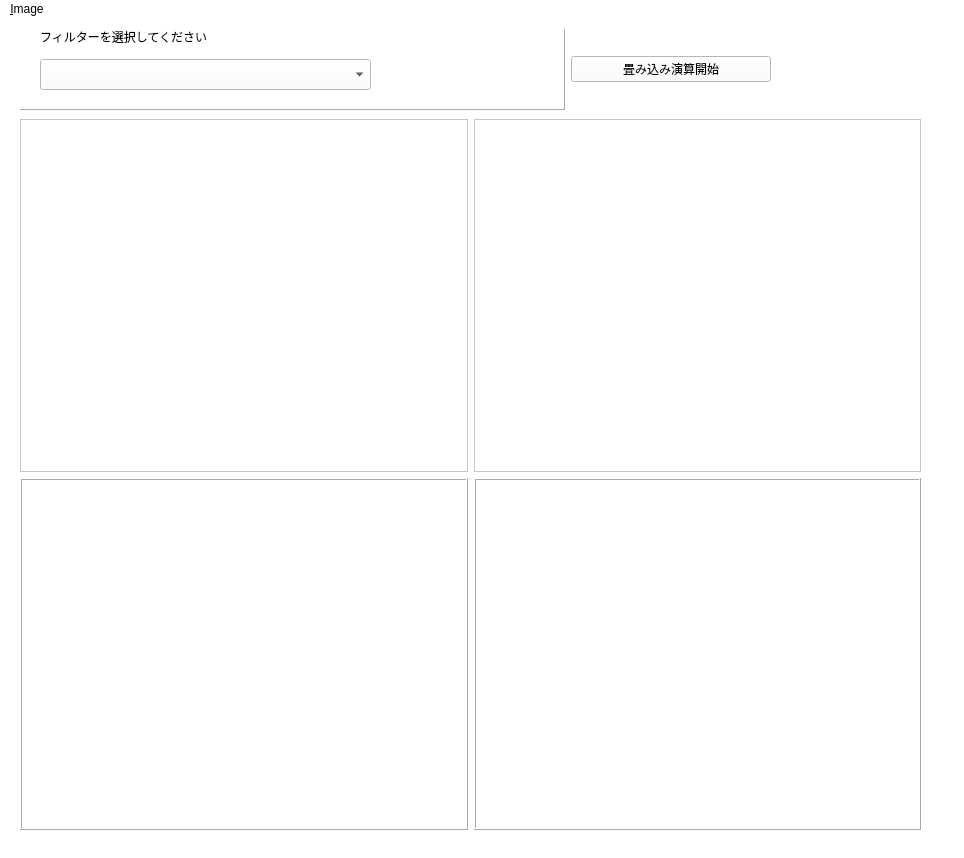
<?xml version="1.0" encoding="UTF-8"?>
<ui version="4.0">
 <class>MainWindow</class>
 <widget class="QMainWindow" name="MainWindow">
  <property name="geometry">
   <rect>
    <x>0</x>
    <y>0</y>
    <width>964</width>
    <height>858</height>
   </rect>
  </property>
  <property name="windowTitle">
   <string>MainWindow</string>
  </property>
  <property name="styleSheet">
   <string notr="true">background-color: rgb(255, 255, 255);</string>
  </property>
  <widget class="QWidget" name="centralwidget">
   <widget class="QWidget" name="layoutWidget">
    <property name="geometry">
     <rect>
      <x>20</x>
      <y>10</y>
      <width>751</width>
      <height>81</height>
     </rect>
    </property>
    <layout class="QHBoxLayout" name="horizontalLayout">
     <item>
      <widget class="QFrame" name="frame_5">
       <property name="styleSheet">
        <string notr="true">background-color: rgb(255, 255, 255);</string>
       </property>
       <property name="frameShape">
        <enum>QFrame::Panel</enum>
       </property>
       <property name="frameShadow">
        <enum>QFrame::Raised</enum>
       </property>
       <widget class="QComboBox" name="comboBox">
        <property name="geometry">
         <rect>
          <x>20</x>
          <y>30</y>
          <width>331</width>
          <height>31</height>
         </rect>
        </property>
       </widget>
       <widget class="QLabel" name="label">
        <property name="geometry">
         <rect>
          <x>20</x>
          <y>0</y>
          <width>181</width>
          <height>16</height>
         </rect>
        </property>
        <property name="text">
         <string>フィルターを選択してください</string>
        </property>
       </widget>
      </widget>
     </item>
     <item>
      <widget class="QPushButton" name="pushButton">
       <property name="maximumSize">
        <size>
         <width>200</width>
         <height>16777215</height>
        </size>
       </property>
       <property name="text">
        <string>畳み込み演算開始</string>
       </property>
      </widget>
     </item>
    </layout>
   </widget>
   <widget class="QWidget" name="layoutWidget">
    <property name="geometry">
     <rect>
      <x>20</x>
      <y>100</y>
      <width>901</width>
      <height>711</height>
     </rect>
    </property>
    <layout class="QVBoxLayout" name="verticalLayout">
     <item>
      <layout class="QHBoxLayout" name="horizontalLayout_2">
       <item>
        <widget class="QFrame" name="frame">
         <property name="styleSheet">
          <string notr="true">background-color: rgb(255, 255, 255);
</string>
         </property>
         <property name="frameShape">
          <enum>QFrame::StyledPanel</enum>
         </property>
         <property name="frameShadow">
          <enum>QFrame::Plain</enum>
         </property>
         <property name="lineWidth">
          <number>3</number>
         </property>
         <widget class="MplImageWidget" name="MplImageWidget" native="true">
          <property name="geometry">
           <rect>
            <x>10</x>
            <y>10</y>
            <width>421</width>
            <height>331</height>
           </rect>
          </property>
         </widget>
        </widget>
       </item>
       <item>
        <widget class="QFrame" name="frame_2">
         <property name="styleSheet">
          <string notr="true">background-color: rgb(255, 255, 255);
</string>
         </property>
         <property name="frameShape">
          <enum>QFrame::StyledPanel</enum>
         </property>
         <property name="frameShadow">
          <enum>QFrame::Plain</enum>
         </property>
         <property name="lineWidth">
          <number>3</number>
         </property>
         <widget class="MplImageConvoWidget" name="MplImageConvoWidget" native="true">
          <property name="geometry">
           <rect>
            <x>10</x>
            <y>10</y>
            <width>421</width>
            <height>331</height>
           </rect>
          </property>
         </widget>
        </widget>
       </item>
      </layout>
     </item>
     <item>
      <layout class="QHBoxLayout" name="horizontalLayout_3">
       <item>
        <widget class="QFrame" name="frame_3">
         <property name="styleSheet">
          <string notr="true">background-color: rgb(255, 255, 255);</string>
         </property>
         <property name="frameShape">
          <enum>QFrame::Box</enum>
         </property>
         <property name="frameShadow">
          <enum>QFrame::Raised</enum>
         </property>
         <widget class="MplGraphWidget" name="MplGraphWidget" native="true">
          <property name="geometry">
           <rect>
            <x>10</x>
            <y>10</y>
            <width>421</width>
            <height>331</height>
           </rect>
          </property>
         </widget>
        </widget>
       </item>
       <item>
        <widget class="QFrame" name="frame_4">
         <property name="styleSheet">
          <string notr="true">background-color: rgb(255, 255, 255);</string>
         </property>
         <property name="frameShape">
          <enum>QFrame::Box</enum>
         </property>
         <property name="frameShadow">
          <enum>QFrame::Raised</enum>
         </property>
         <widget class="MplGraphConvoWidget" name="MplGraphConvoWidget" native="true">
          <property name="geometry">
           <rect>
            <x>10</x>
            <y>10</y>
            <width>421</width>
            <height>331</height>
           </rect>
          </property>
         </widget>
        </widget>
       </item>
      </layout>
     </item>
    </layout>
   </widget>
  </widget>
  <widget class="QMenuBar" name="menubar">
   <property name="geometry">
    <rect>
     <x>0</x>
     <y>0</y>
     <width>964</width>
     <height>26</height>
    </rect>
   </property>
   <widget class="QMenu" name="menu_File">
    <property name="title">
     <string>&amp;Image</string>
    </property>
    <addaction name="action_Open"/>
   </widget>
   <addaction name="menu_File"/>
  </widget>
  <widget class="QStatusBar" name="statusbar"/>
  <action name="action_Open">
   <property name="text">
    <string>&amp;Open</string>
   </property>
  </action>
 </widget>
 <customwidgets>
  <customwidget>
   <class>MplImageConvoWidget</class>
   <extends>QWidget</extends>
   <header>mplimageconvowidget.h</header>
   <container>1</container>
  </customwidget>
  <customwidget>
   <class>MplImageWidget</class>
   <extends>QWidget</extends>
   <header>mplimagewidget.h</header>
   <container>1</container>
  </customwidget>
  <customwidget>
   <class>MplGraphWidget</class>
   <extends>QWidget</extends>
   <header>mplgraphwidget.h</header>
   <container>1</container>
  </customwidget>
  <customwidget>
   <class>MplGraphConvoWidget</class>
   <extends>QWidget</extends>
   <header>mplgraphconvowidget.h</header>
   <container>1</container>
  </customwidget>
 </customwidgets>
 <resources/>
 <connections/>
</ui>
